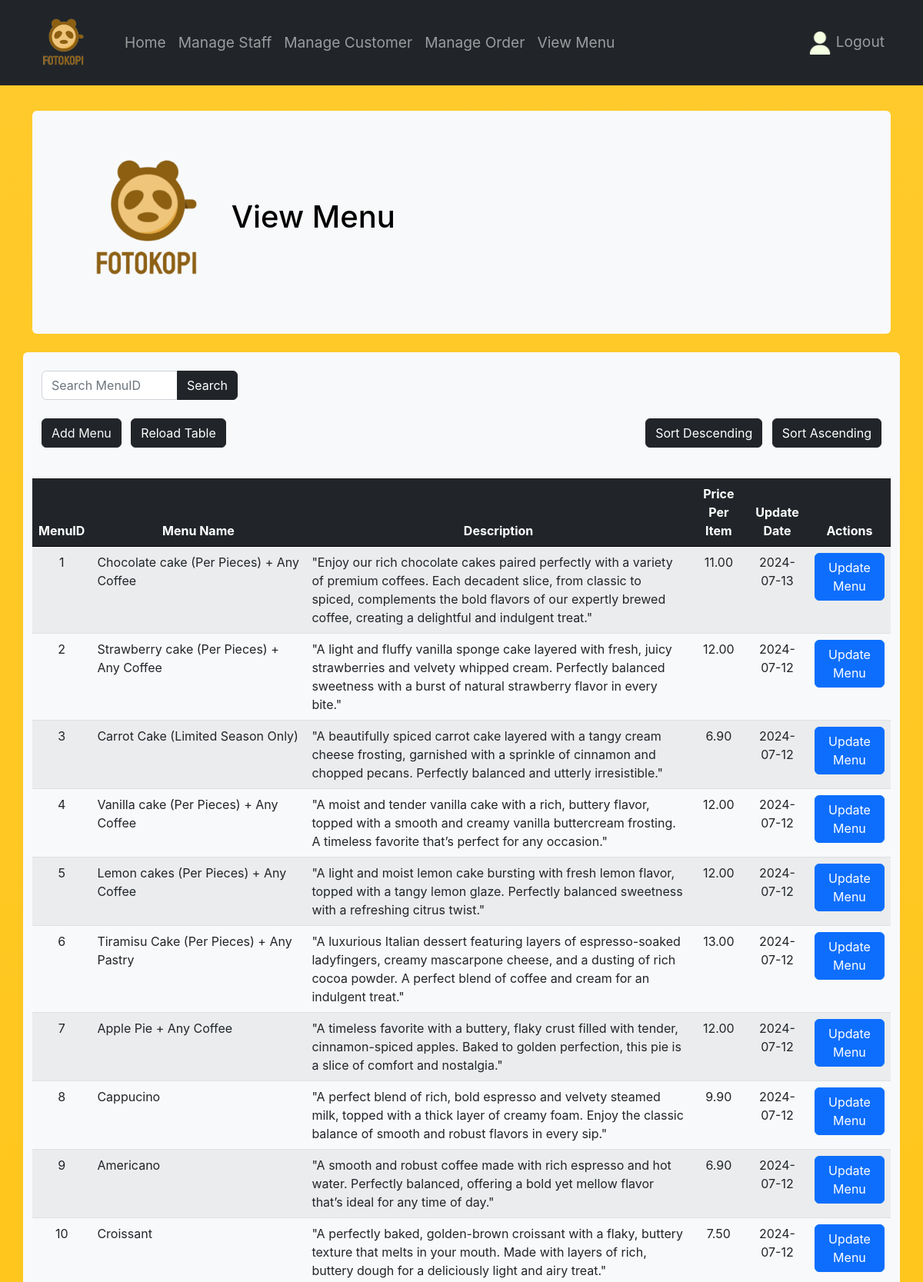
/Fotokopi/Staff_Page/menuView.php (upper part), run on the app's committed database.
### tables this page shows
CREATE TABLE `menu` (
  `foodID` int(11) NOT NULL,
  `foodName` varchar(255) NOT NULL,
  `foodDetails` varchar(255) NOT NULL,
  `foodPrice` decimal(10,2) NOT NULL,
  `menuPic` text DEFAULT NULL,
  `updateDate` date DEFAULT NULL,
  `typeName` varchar(25) DEFAULT NULL
);

### Fotokopi/Staff_Page/menuView.php (the view, shortened to what this page needs)
<?php include('partials/menu.php'); ?>
<div class="container mt-3">
    <div class="mt-4 p-5 bg-light text-bg-light rounded">
        <h1>
            <img src="../pic/Logo.png" alt="Company Logo" width="200px">
            View Menu
        </h1>
    </div>
</div>
<br>
<div class="container bg-light rounded">
    <br>
    <div class="container">
        <form action="" method="post">
            <div class="row">
                <div class="col-md-3">
                    <div class="input-group">
                        <input type="text" name="foodID" class="form-control" placeholder="Search MenuID">
                        <button class="btn btn-dark" name="search" type="submit">Search</button>
                    </div>
                </div>
            </div>
        </form>
    </div>
    <br>
    <div class="container">
        <div class="d-flex justify-content-between align-items-center mb-3">
            <div>
                <a href="addMenu.php" class="btn btn-dark text-light me-2">Add Menu</a>
                <a href="updatePrice.php" class="btn btn-dark">Reload Table</a>
            </div>
            <div>
                <button class="btn btn-dark me-2" onclick="sortTable(false)">Sort Descending</button>
                <button class="btn btn-dark" onclick="sortTable(true)">Sort Ascending</button>
            </div>
        </div>
    </div>
    <br>
    <table class="table table-striped">
        <thead class="table-dark">
            <tr>
                <th class="text-center">MenuID</th>
                <th class="text-center w-25">Menu Name</th>
                <th class="text-center">Description</th>
                <th class="text-center">Price Per Item</th>
                <th class="text-center">Update Date</th>
                <th class="text-center">Actions</th>
            </tr>
        </thead>
        <tbody>
            <?php
            if (isset($_POST['search'])) {
                $searchFoodID = $_POST['foodID'];
                $sql = "SELECT * FROM menu WHERE foodID = '$searchFoodID'";
            } else {
                $sql = "SELECT * FROM menu";
            }
            $res = mysqli_query($conn, $sql);
            if ($res && mysqli_num_rows($res) > 0) {
                while ($row = mysqli_fetch_assoc($res)) {
                    $foodID = $row['foodID'];
                    $foodName = $row['foodName'];
                    $description = $row['foodDetails'];
                    $pricePerItem = $row['foodPrice'];
                    $updateDate = $row['updateDate'];
                    ?>
                    <tr>
                        <td class="text-center"><?php echo $foodID; ?></td>
                        <td><?php echo $foodName; ?></td>
                        <td><?php echo $description; ?></td>
                        <td class="text-center"><?php echo $pricePerItem; ?></td>
                        <td class="text-center"><?php echo $updateDate; ?></td>
                        <td class="text-center">
                            <button type="button" class="btn btn-primary" data-bs-toggle="modal" data-bs-target="#updatePriceModal<?php echo $foodID; ?>">
                                Update Menu
                            </button>
                        </td>
                    </tr>
                    <?php
                }
            } else {
                ?>
                <tr>
                    <td colspan="6" class="text-center">No menu items found</td>
                </tr>
            <?php
            }
            ?>
        </tbody>
    </table>
    <br>
</div>
<br>
<?php include('partials/footer.php'); ?>

### Fotokopi/Staff_Page/staff.css (style rules this page uses)
* { margin: 0; padding: 0; font-family: -apple-system, BlinkMacSystemFont, 'Segoe UI', Roboto, Oxygen, Ubuntu, Cantarell, 'Open Sans', 'Helvetica Neue', sans-serif; }
tr th { border-bottom: 1px solid black; padding: 1%; text-align: left; }
table tr td { padding: 1%; }

### data on the page
menu: foodID "1", foodName "Chocolate cake (Per Pieces) + Any Coffee", foodDetails "\"Enjoy our rich chocolate cakes paired perfectly with a variety of premium coffees. Each decadent slice, from classic to spiced, complements the bold flavors of our expertly brewed coffee, creating a delightful and indulgent treat.\"", foodPrice "11.00", updateDate "2024-07-13"
menu: foodID "2", foodName "Strawberry cake (Per Pieces) + Any Coffee", foodDetails "\"A light and fluffy vanilla sponge cake layered with fresh, juicy strawberries and velvety whipped cream. Perfectly balanced sweetness with a burst of natural strawberry flavor in every bite.\"", foodPrice "12.00", updateDate "2024-07-12"
menu: foodID "3", foodName "Carrot Cake (Limited Season Only)", foodDetails "\"A beautifully spiced carrot cake layered with a tangy cream cheese frosting, garnished with a sprinkle of cinnamon and chopped pecans. Perfectly balanced and utterly irresistible.\"", foodPrice "6.90", updateDate "2024-07-12"
menu: foodID "4", foodName "Vanilla cake (Per Pieces) + Any Coffee", foodDetails "\"A moist and tender vanilla cake with a rich, buttery flavor, topped with a smooth and creamy vanilla buttercream frosting. A timeless favorite that’s perfect for any occasion.\"", foodPrice "12.00", updateDate "2024-07-12"
menu: foodID "5", foodName "Lemon cakes (Per Pieces) + Any Coffee", foodDetails "\"A light and moist lemon cake bursting with fresh lemon flavor, topped with a tangy lemon glaze. Perfectly balanced sweetness with a refreshing citrus twist.\"", foodPrice "12.00", updateDate "2024-07-12"
menu: foodID "6", foodName "Tiramisu Cake (Per Pieces) + Any Pastry", foodDetails "\"A luxurious Italian dessert featuring layers of espresso-soaked ladyfingers, creamy mascarpone cheese, and a dusting of rich cocoa powder. A perfect blend of coffee and cream for an indulgent treat.\"", foodPrice "13.00", updateDate "2024-07-12"
menu: foodID "7", foodName "Apple Pie + Any Coffee", foodDetails "\"A timeless favorite with a buttery, flaky crust filled with tender, cinnamon-spiced apples. Baked to golden perfection, this pie is a slice of comfort and nostalgia.\"", foodPrice "12.00", updateDate "2024-07-12"
menu: foodID "8", foodName "Cappucino", foodDetails "\"A perfect blend of rich, bold espresso and velvety steamed milk, topped with a thick layer of creamy foam. Enjoy the classic balance of smooth and robust flavors in every sip.\"", foodPrice "9.90", updateDate "2024-07-12"
menu: foodID "9", foodName "Americano", foodDetails "\"A smooth and robust coffee made with rich espresso and hot water. Perfectly balanced, offering a bold yet mellow flavor that’s ideal for any time of day.\"", foodPrice "6.90", updateDate "2024-07-12"
menu: foodID "10", foodName "Croissant", foodDetails "\"A perfectly baked, golden-brown croissant with a flaky, buttery texture that melts in your mouth. Made with layers of rich, buttery dough for a deliciously light and airy treat.\"", foodPrice "7.50", updateDate "2024-07-12"
